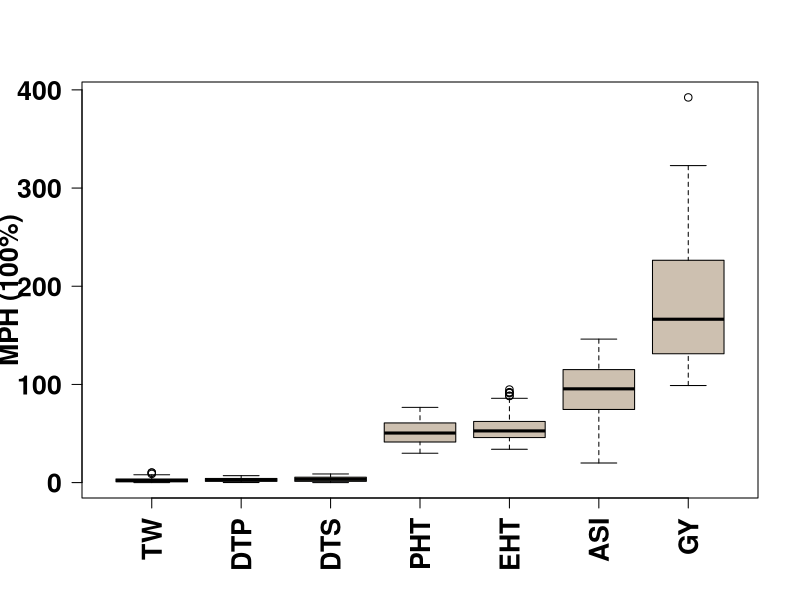
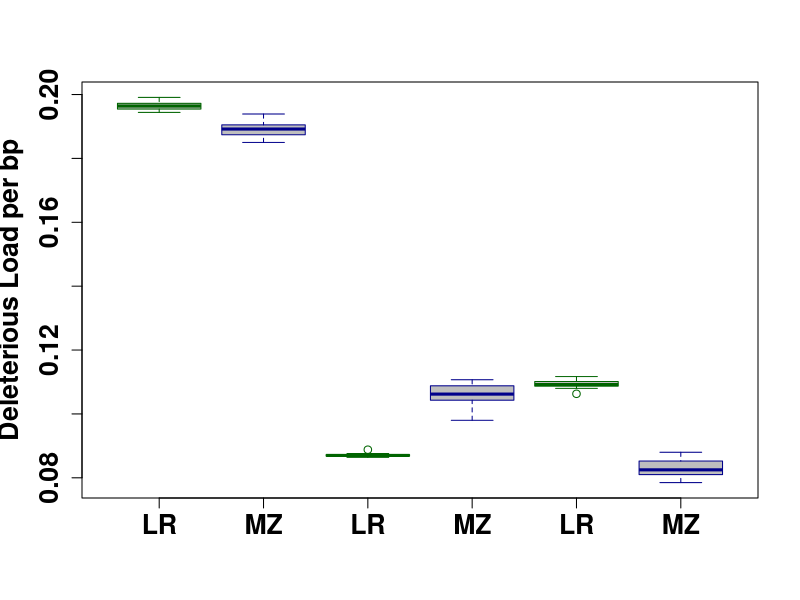
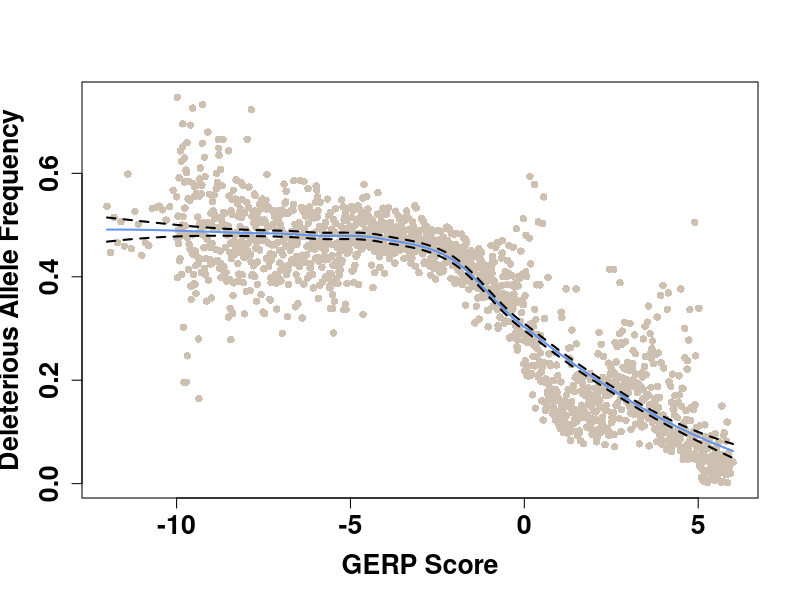
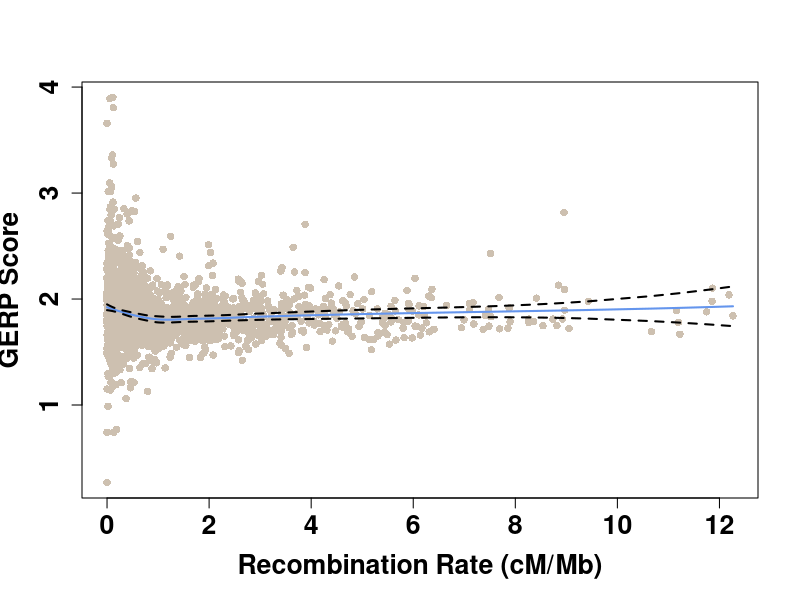
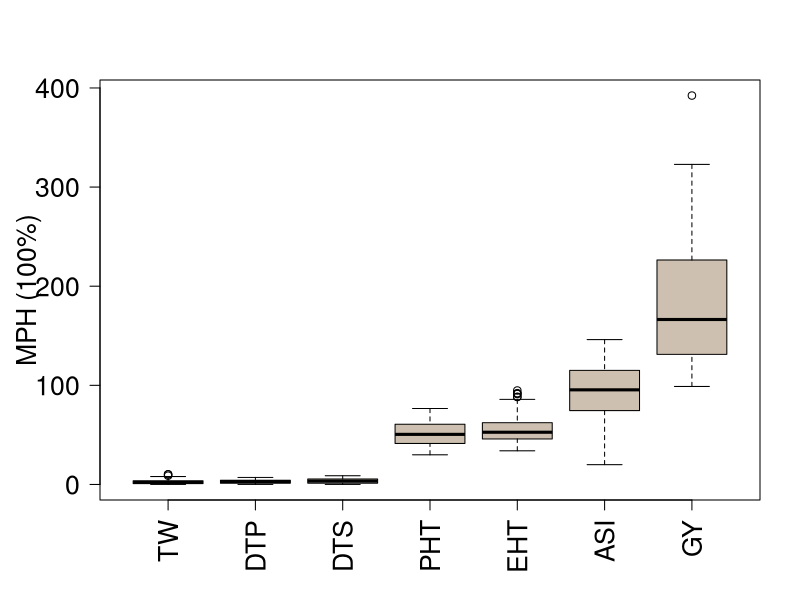
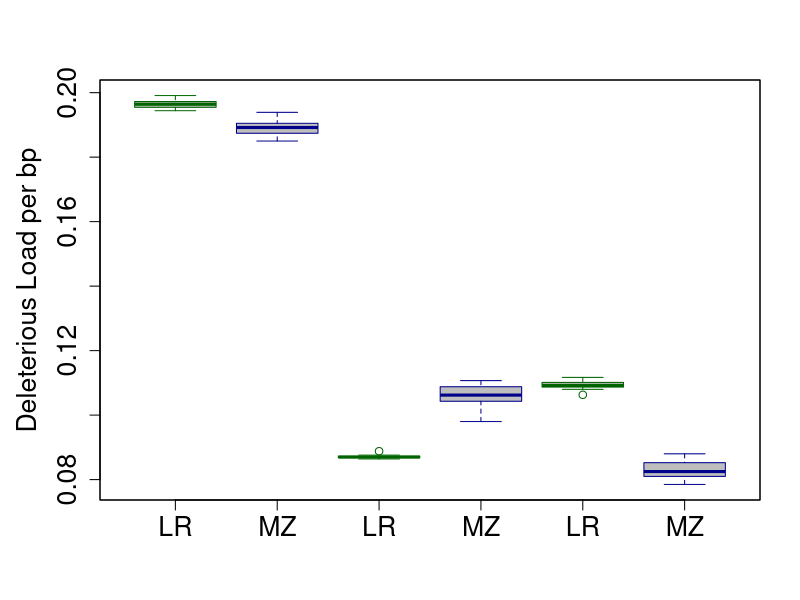
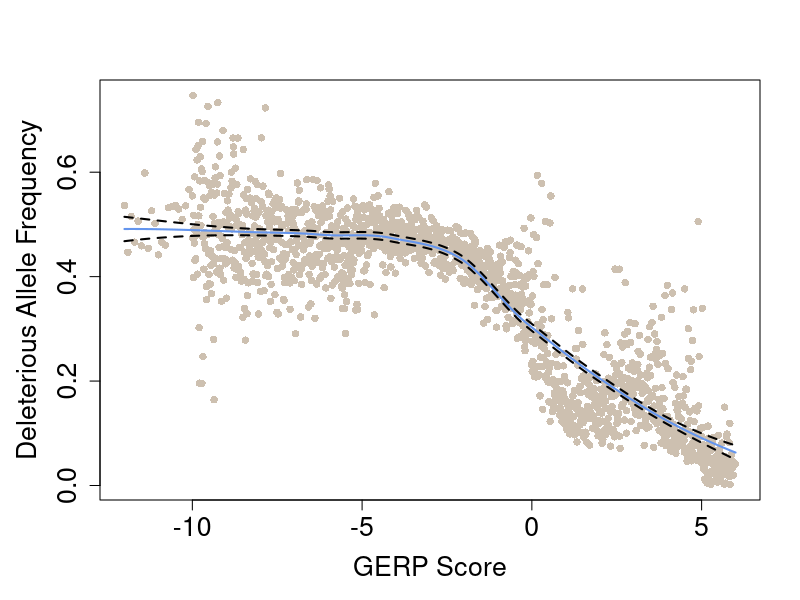
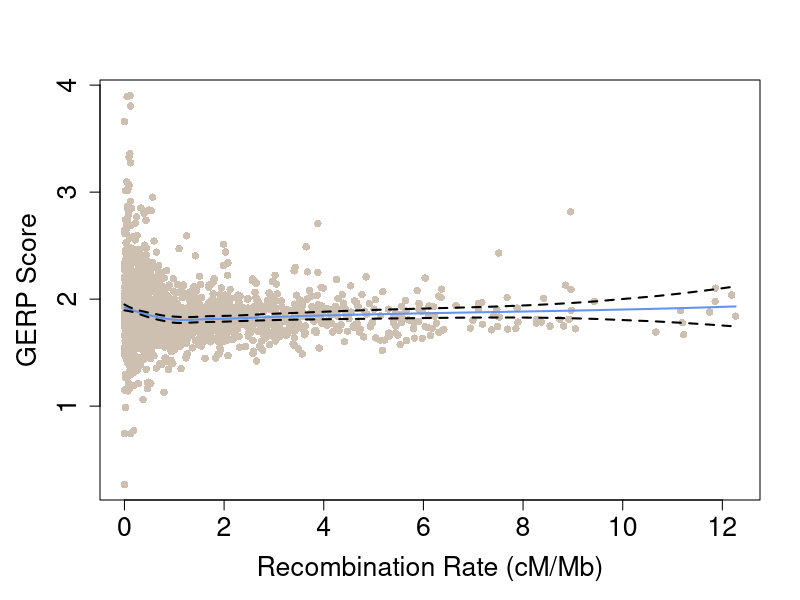

R code for these plots, in order:
## ---- chunk 1
#setwd("~/Documents/Github/pvpDiallel/")
knitr::opts_knit$set(root.dir=normalizePath('../'))
## ---- chunk 2
#par(mar=c(5,4,4,2))
par(font= 2, font.lab= 2, font.axis= 2)
fs <- 1.6 # times bigger than default
ht= 6; wt= 6 #figure height and weight
getpdf <- TRUE # get figures in seperated pdf [TRUE] or not [FALSE]
## ---- chunk 3
plotloh <- function(getpdf, outfile, ...){
  trait <- read.csv("data/hyb_heterosis.csv")
  trait$pMPH <- abs(trait$pMPH*100)
  bymed2 <- with(trait, reorder(trait, pMPH, median))
  boxplot(pMPH ~ bymed2, data=trait,
          xlab = "", ylab= "MPH (100%)", col="antiquewhite3", 
          ...)
  if(getpdf == TRUE){
    pdf(outfile, width=ht, height=wt)
    par(mar=c(5,5,4,2))
    boxplot(pMPH ~ bymed2, data=trait,
          xlab = "", ylab= "MPH (100%)", col="antiquewhite3", 
          ...)
    dev.off()
  }
}

plotloh(getpdf, outfile="graphs/Fig1a.pdf",
        main="", cex.axis=fs, cex.lab=fs, las=2)
## ---- chunk 4
plot_load <- function(getpdf, outfile, ...){
  dres <- read.table("data/sup_deleterious_hmp3.txt", header=T)
  
  boxplot(DR ~ geno*ordered, data=dres, border=c("darkgreen","darkblue"), col="grey",  ...)
  #text(cex=fs, x=x-.25, y=-1.25, H2$Traits, xpd=TRUE, srt=45, pos=2)
  if(getpdf == TRUE){
    pdf(outfile, width=ht, height=wt)
    par(mar=c(5,5,4,2))
    boxplot(DR ~ geno*ordered, data=dres, border=c("darkgreen","darkblue"), col="grey",  ...)

    box()
    dev.off()
  }
}

plot_load(getpdf, outfile="graphs/Fig1d_v3.pdf",
          names=c("LR", "MZ", "LR", "MZ", "LR", "MZ"),
          xlab="", ylab="Deleterious Load per bp",
          main="", cex.axis=fs, cex.lab=fs)

## ---- chunk 5
plotReg <- function(getpdf, outfile, ...){
  snptab <- read.csv("cache/daf_gerp2.csv")
  snptab <- snptab[order(snptab$GERP2),]
  plx <- predict(loess(snptab$meandaf ~ snptab$GERP2), se=T)
  x <- snptab$GERP2
  y <- snptab$meandaf
 
  plot(x, y, ...)
  lines(snptab$GERP2, plx$fit, col="cornflowerblue", lwd=2)
  lines(snptab$GERP2, plx$fit - qt(0.975,plx$df)*plx$se, lty=2, lwd=2, col="black")
  lines(snptab$GERP2, plx$fit + qt(0.975,plx$df)*plx$se, lty=2, lwd=2, col="black")
  
  if(getpdf == TRUE){
    pdf(outfile, width=wt, height=ht)
    par(mar=c(5,5,4,2))
    plot(x, y, ...)
    lines(snptab$GERP2, plx$fit, col="cornflowerblue", lwd=2)
    lines(snptab$GERP2, plx$fit - qt(0.975,plx$df)*plx$se, lty=2, lwd=2, col="black")
    lines(snptab$GERP2, plx$fit + qt(0.975,plx$df)*plx$se, lty=2, lwd=2, col="black")
  
    dev.off()
  }
}

plotReg(getpdf, outfile="graphs/Fig1b_v3.pdf",
        pch=16, col="antiquewhite3", xlab="GERP Score", ylab="Deleterious Allele Frequency", 
        main="", cex.axis=fs, cex.lab=fs)
## ---- chunk 6
##########################
plotmgerp <- function(mgerp, getpdf, outfile, ...){
    
    #mgerp <- read.csv("cache/mgerp_cm.csv")
    
    mgerp <- mgerp[order(mgerp$gen),]
    plx <- predict(loess(mgerp$mgerp ~ mgerp$gen), se=T)
    x <- mgerp$gen
    y <- mgerp$mgerp
    
    plot(x, y, ...)
    lines(mgerp$gen, plx$fit, col="cornflowerblue", lwd=2)
    lines(mgerp$gen, plx$fit - qt(0.975,plx$df)*plx$se, lty=2, lwd=2, col="black")
    lines(mgerp$gen, plx$fit + qt(0.975,plx$df)*plx$se, lty=2, lwd=2, col="black")
    
    if(getpdf == TRUE){
        pdf(outfile, width=wt, height=ht)
        par(mar=c(5,5,4,2))
        plot(x, y, ...)
        lines(mgerp$gen, plx$fit, col="cornflowerblue", lwd=2)
        lines(mgerp$gen, plx$fit - qt(0.975,plx$df)*plx$se, lty=2, lwd=2, col="black")
        lines(mgerp$gen, plx$fit + qt(0.975,plx$df)*plx$se, lty=2, lwd=2, col="black")
        
        dev.off()
    }
}

mgerp <- read.csv("cache/mgerp_cm.csv")
plotmgerp(mgerp, getpdf=TRUE, outfile="graphs/Fig1d.pdf",
        pch=16, col="antiquewhite3", xlab="Recombination Rate (cM/Mb)", ylab="GERP Score", 
        main="", cex.axis=fs, cex.lab=fs)
